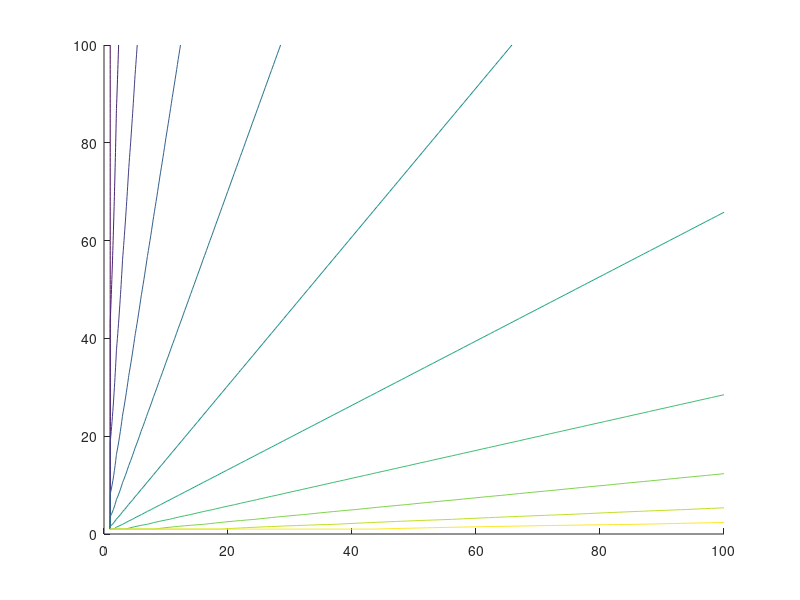

This chart was generated by the following MATLAB code:
[x, y] = meshgrid(0: 1: 100);
kp = 1.0;
km = 1.0;
c1 = 1.0;
c2 = 1.0;

z1 = kp * x - km * y;
z3 = kp * log(x) - km * log(y);
z2 = c1 + c2 * log(x ./ y);

clf
hold on
contour(x, y, z3)
%set(gca, 'ZScale', 'log')
hold off